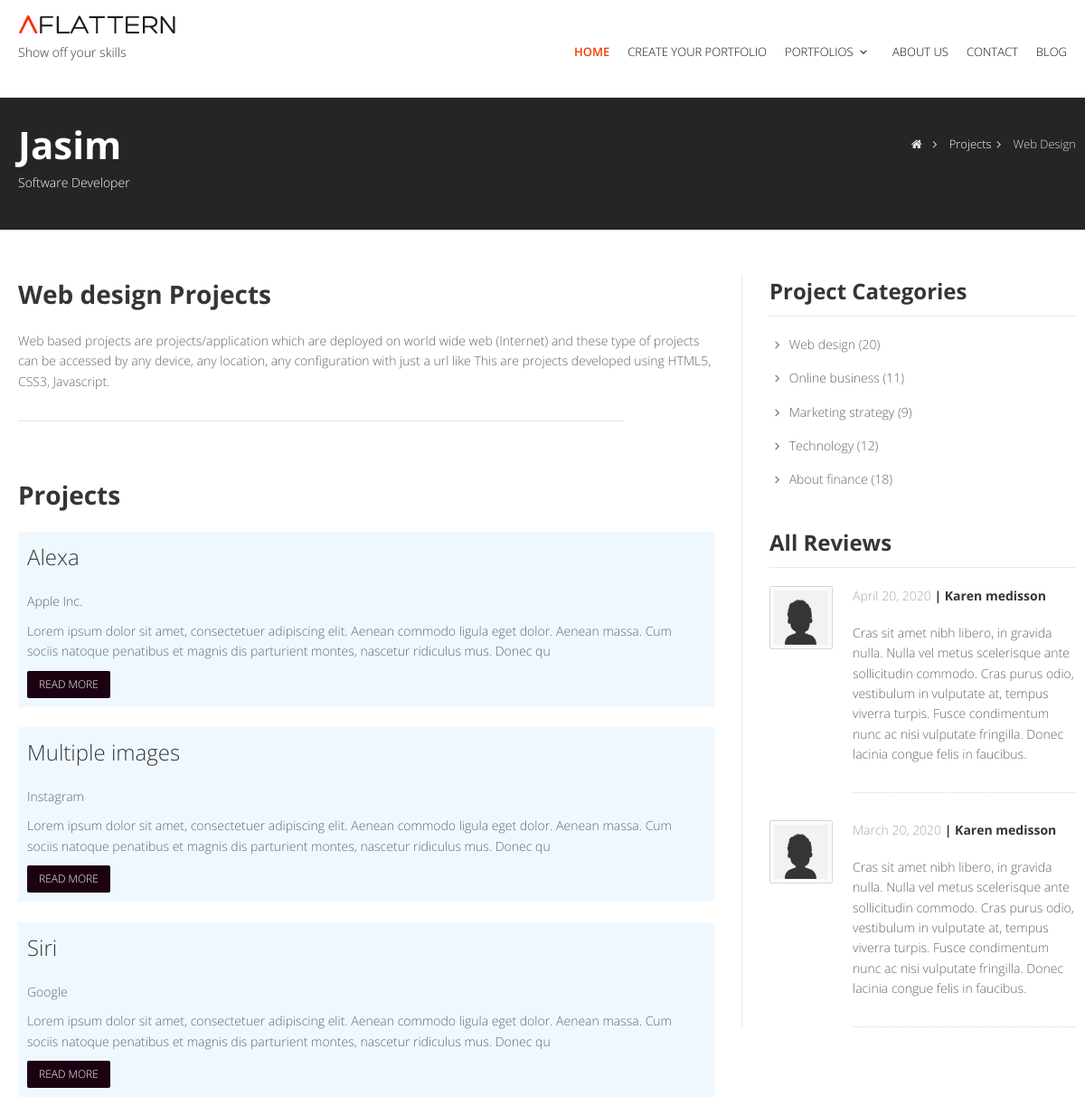
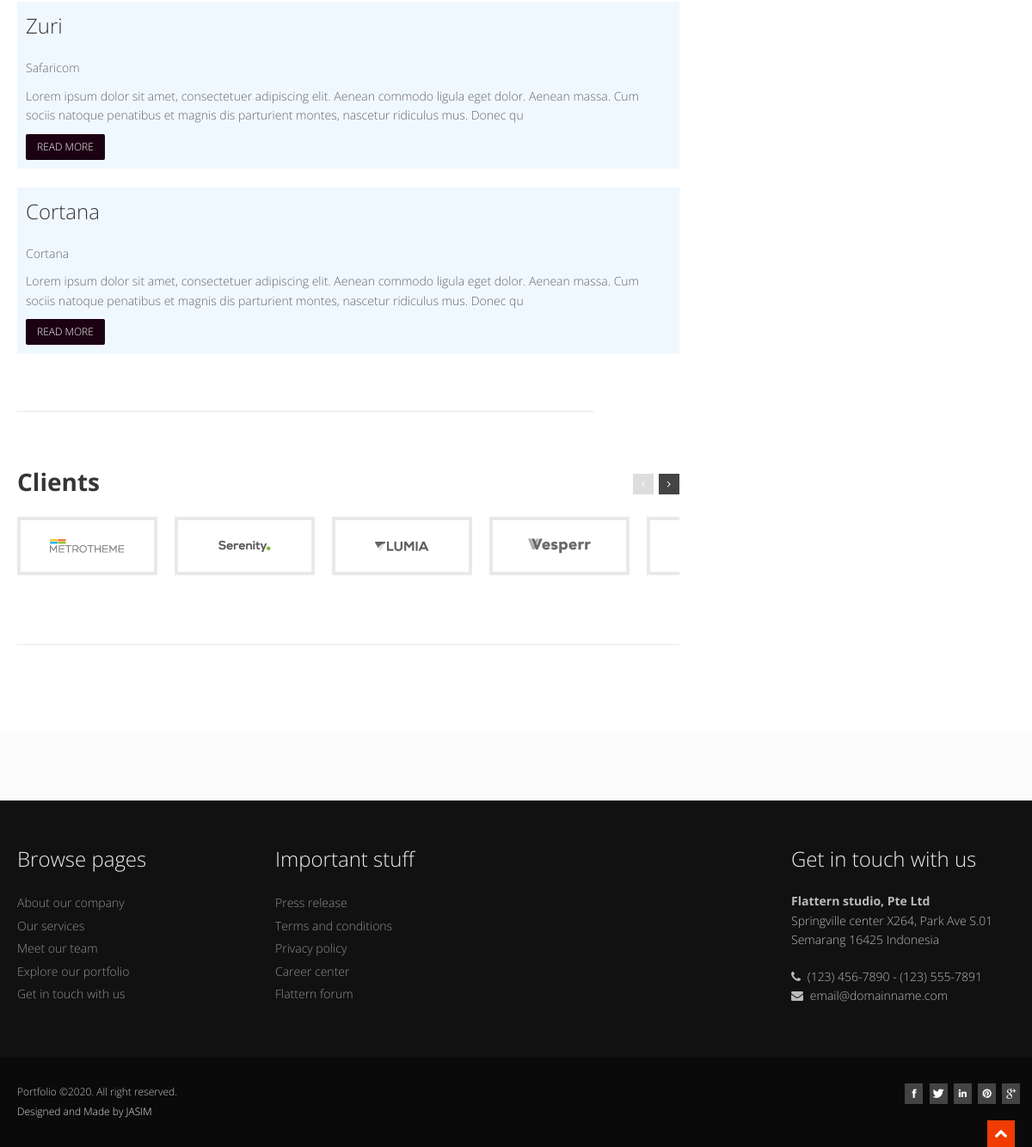
The app's page /project/ with its own data (2 pictures, top to bottom).
### jasim/models.py (models this page shows, shortened)
class Project(models.Model):
    added_by = models.ForeignKey(
        MyUser, on_delete=models.CASCADE, null=True, related_name="projects")
    category = models.ForeignKey(
        Category, on_delete=models.CASCADE, null=True, related_name='categories')
    title = models.CharField(max_length=100)
    description = models.TextField()
    created_on = models.DateField()
    duration = models.CharField(max_length=100)
    client_website = models.CharField(max_length=100)
    client_name = models.CharField(max_length=100)
    client_email = models.CharField(max_length=100)
    project_url = models.CharField(max_length=100)
    class Meta:
        ordering = ['-created_on']

### jasim/views.py (the view)
# urls.py: path('project/', views.ProjectList.as_view(), name='project'),
class ProjectList(ListView):
    queryset = Project.objects.all().order_by('-created_on')
    template_name = 'project.html'

### jasim/templates/project.html (shortened to what this page needs)
{% extends 'base.html' %}
{% load static %}
{% block content %}
<section id="inner-headline">
    <div class="container">
      <div class="row">
        <div class="span4">
          <div class="inner-heading">
            <h2><b>Jasim</b></h2>
            <p>Software Developer<b></b></p>
          </div>
        </div>
        <div class="span8">
          <ul class="breadcrumb">
            <li><a href="#"><i class="icon-home"></i></a><i class="icon-angle-right"></i></li>
            <li><a href="{% url 'project' %}">Projects</a><i class="icon-angle-right"></i></li>
            <li class="active">Web Design</li>
          </ul>
        </div>
      </div>
    </div>
  </section>
  <section id="content">
    <div class="container">
      <div class="row">
        <div class="span8">
          <article>
            <h4><b>Web design Projects</b></h4>
            <p>
              Web based projects are projects/application which are deployed on world wide web (Internet) and these type of projects can be accessed by any device, any location, any configuration with just a url like <www class="google com"></www>This are projects developed using HTML5, CSS3, Javascript.
            </p>
            <br>
            <div class="row">
              <div class="span7">
                <div class="solidline">
                </div>
              </div>
            </div>
            <h4><b>Projects</b></h4>
              {% if project_list%}
              {% for project in project_list %}
              <div class="card-body" style="background-color: aliceblue; padding: 10px;">
                <h5  class="card-title">{{ project.title }}</a></h5>
                <p class=" text-muted">{{project.client_name}}</p>
                <p class="card-text ">{{project.description|slice:":200"}}</p>
                <a href="{% url 'detail' project.id %}" class="btn btn-primary">Read More</a>
            </div>
            <br>
            {% endfor %}
            {% else %}
            <h4>There are no projects at the moment</h4>
            {% endif %}
            <div class="row">
              <div class="span7">
                <br>
                <br>
                <div class="solidline">
                </div>
              </div>
            </div>
            <div class="row">
              <div class="span8">
                <h4><strong>Clients</strong></h4>
                <ul id="mycarousel" class="jcarousel-skin-tango recent-jcarousel clients">
                  <li>
                    <a href="#">
              <img src="{% static 'img/dummies/clients/client1.png' %}" class="client-logo" alt="" />
              </a>
                  </li>
                  <li>
                    <a href="#">
              <img src="{% static 'img/dummies/clients/client2.png' %}" class="client-logo" alt="" />
              </a>
                  </li>
                  <li>
                    <a href="#">
              <img src="{% static 'img/dummies/clients/client3.png' %}" class="client-logo" alt="" />
              </a>
                  </li>
                  <li>
                    <a href="#">
              <img src="{% static 'img/dummies/clients/client4.png' %}" class="client-logo" alt="" />
              </a>
                  </li>
                  <li>
                    <a href="#">
              <img src="{% static 'img/dummies/clients/client5.png' %}" class="client-logo" alt="" />
              </a>
                  </li>
                </ul>
              </div>
            </div>
            <div class="solidline">
          </article>
        </div>
        <div class="span4">
          <aside class="right-sidebar">
            <div class="widget">
              <h5 class="widgetheading"><b>Project Categories</b></h5>
              <ul class="cat">
                <li><i class="icon-angle-right"></i><a href="#">Web design</a><span> (20)</span></li>
                <li><i class="icon-angle-right"></i><a href="#">Online business</a><span> (11)</span></li>
                <li><i class="icon-angle-right"></i><a href="#">Marketing strategy</a><span> (9)</span></li>
                <li><i class="icon-angle-right"></i><a href="#">Technology</a><span> (12)</span></li>
                <li><i class="icon-angle-right"></i><a href="#">About finance</a><span> (18)</span></li>
              </ul>
            </div>
            <div class="widget">
              <h5 class="widgetheading"><b>All Reviews</b></h5>
              <div class="media">
              <a href="#" class="thumbnail pull-left"><img src="{% static 'img/avatar.png' %}" alt="" /></a>
              <div class="media-body">
                <div class="media-content">
                  <h6><span>April 20, 2020</span> | Karen medisson</h6>
                  <p>
                    Cras sit amet nibh libero, in gravida nulla. Nulla vel metus scelerisque ante sollicitudin commodo. Cras purus odio, vestibulum in vulputate at, tempus viverra turpis. Fusce condimentum nunc ac nisi vulputate fringilla. Donec lacinia congue felis in faucibus.
                  </p>
                </div>
              </div>
            </div>
            <div class="media">
              <a href="#" class="thumbnail pull-left"><img src="{% static 'img/avatar.png' %}" alt="" /></a>
              <div class="media-body">
                <div class="media-content">
                  <h6><span>March 20, 2020</span> |  Karen medisson</h6>
                  <p>
                    Cras sit amet nibh libero, in gravida nulla. Nulla vel metus scelerisque ante sollicitudin commodo. Cras purus odio, vestibulum in vulputate at, tempus viverra turpis. Fusce condimentum nunc ac nisi vulputate fringilla. Donec lacinia congue felis in faucibus.
                  </p>
                </div>
              </div>
            </div>
            </div>
          </aside>
        </div>
      </div>
    </div>
  </section>
{% endblock %}

### jasim/static/css/jcarousel.css (style rules this page uses)
.jcarousel-skin-tango li { position:relative; float:left; margin:0; width:auto; padding:0; }
.jcarousel-skin-tango .jcarousel-item { margin-left: 0; margin-right: 20px; margin-bottom: 0; }

### jasim/static/css/style.css (style rules this page uses)
body { font-family: 'Open Sans', Arial, sans-serif; font-size: 14px; font-weight: 300; line-height: 1.6em; color: #656565; }
.container { padding: 0 20px 0 20px; position: relative; }
.row, .row-fluid { margin-bottom: 30px; }
.row .row, .row-fluid .row-fluid { margin-bottom: 30px; }
#content { position: relative; background: #fff; padding: 50px 0 0 0; }
#content img { max-width: 100%; height: auto; }
#inner-headline { background: #252525; position: relative; margin: 0; padding: 0; color: #fefefe; }
#inner-headline .inner-heading h2 { color: #fff; margin: 20px 0 0 0; }
#inner-headline ul.breadcrumb { margin: 30px 0 0; float: right; }
#inner-headline ul.breadcrumb li { margin-bottom: 0; padding-bottom: 0; }
#inner-headline ul.breadcrumb li { font-size: 13px; color: #ddd; }
#inner-headline ul.breadcrumb li i { color: #dedede; }
#inner-headline ul.breadcrumb li a { color: #fff; }
.widgetheading { width: 100%; padding: 0; }
aside .widgetheading { position: relative; border-bottom: #e9e9e9 1px solid; padding-bottom: 9px; }
ul.clients { list-style: none; float: left; width: 100%; margin: 0; padding: 0; }
ul.clients li { position: relative; float: left; width: 155px; margin: 0; border: 4px solid #e9e9e9; }
ul.clients li img { margin: 0; opacity: 0.8; }
article { float: left; width: 100%; margin-bottom: 40px; }
.media-content { overflow: hidden; margin-left: 12px; border-bottom: 1px dotted #d5d5d5; padding-bottom: 20px; }
.media-content h6 { font-size: 14px; font-weight: 700; }
.media-content span { color: #a9a9a9; font-size: 14px; font-weight: 300; }
aside { position: relative; margin-bottom: 40px; }
.right-sidebar { border-left: 1px solid #e9e9e9; padding: 0 0 0 30px; -webkit-box-shadow: inset 1px 0 0 0 rgba(0, 0, 0, .01); box-shadow: inset 1px 0 0 0 rgba(0, 0, 0, .01); }
aside .widget { margin-bottom: 40px; }
ul.cat, ul.recent, ul.folio-detail, ul.contact-info { margin: 0; padding: 0; list-style: none; }
ul.cat li, ul.recent li, ul.folio-detail li, ul.contact-info li { margin: 0 0 15px 0; list-style: none; }
ul.cat li a, ul.folio-detail li a { color: #656565; }
.solidline { border-top: 1px solid #e6e6e6; margin: 0 0 30px; }

### jasim/static/skins/default.css (style rules this page uses)
a, a:hover,a:focus,a:active, footer a.text-link:hover, strike, footer ul.link-list li a:hover, .post-meta span a:hover, footer a.text-link, ul.meta-post li a:hover, ul.cat li a:hover, ul.recent li h6 a:hover, ul.portfolio-categ li.active a, ul.portfolio-categ li.active a:hover, ul.portfolio-categ li a:hover,ul.related-post li h4 a:hover, span.highlight,article .post-heading h3 a:hover, .navbar .nav > .active > a,.navbar .nav > .active > a:hover,.navbar .nav > li > a:hover,.navbar .nav > li > a:focus,.navbar .nav > .active > a:focus, .validation { color:#F03C02; }

### jasim/static/css/overwrite.css (style rules this page uses)
h1, h2, h3, h4, h5, h6 { font-family: 'Open Sans', sans-serif; color:#353535; font-weight:300; line-height:1.5em; margin-top:0; }
h2 { font-size:42px; margin-bottom:22px; }
h4 { font-size:28px; margin-bottom:20px; }
h5 { font-size:24px; margin-bottom:20px; }
h6 { font-size:22px; margin-bottom:20px; }
h1 strong,h2 strong,h3 strong,h4 strong,h5 strong,h6 strong { font-weight:700; }
.widget h4,.widget h5 { font-weight:300; margin-bottom:20px; }
ul, ol { padding: 0; margin: 0 0 10px 25px; }
li { line-height: 1.6em; }
.media { margin-top: 0; margin-bottom: 30px; }
.media-body { position:relative; }
.btn { font-size: 12px; text-transform:uppercase; text-shadow: none; background-image:none; border-color: none; border-bottom-color: none; -webkit-box-shadow: none; -moz-box-shadow: none; box-shadow: none; }
.btn { outline:0; -webkit-border-radius: 2px; -moz-border-radius: 2px; border-radius: 2px; }
a.btn,.btn:focus { outline:0; }
.btn-primary { outline:0; background: #1C0113; }
.breadcrumb { float:left; padding:10px 0 10px 0; margin:0; list-style: none; background: none; -webkit-border-radius: 0; -moz-border-radius: 0; border-radius: 0; }
.breadcrumb > li { display: inline-block; *display: inline; text-shadow: none; font-size:12px; *zoom: 1; margin:0; }
.breadcrumb > .active { color: #797979; }
.thumbnail { background:#fbfbfb; border: 1px solid #d5d5d5; -webkit-border-radius: 2px; -moz-border-radius: 2px; border-radius: 2px; -webkit-box-shadow: none; -moz-box-shadow: none; box-shadow: none; }

### records on screen
Project: title "Alexa", client_name "Apple Inc.", description "Lorem ipsum dolor sit amet, consectetuer adipiscing elit. Aenean commodo ligula eget dolor. Aenean massa. Cum sociis natoque penatibus et magnis dis parturient montes, nascetur ridiculus mus. Donec qu"
Project: title "Multiple images", client_name "Instagram", description "Lorem ipsum dolor sit amet, consectetuer adipiscing elit. Aenean commodo ligula eget dolor. Aenean massa. Cum sociis natoque penatibus et magnis dis parturient montes, nascetur ridiculus mus. Donec qu"
Project: title "Siri", client_name "Google", description "Lorem ipsum dolor sit amet, consectetuer adipiscing elit. Aenean commodo ligula eget dolor. Aenean massa. Cum sociis natoque penatibus et magnis dis parturient montes, nascetur ridiculus mus. Donec qu"
Project: title "Zuri", client_name "Safaricom", description "Lorem ipsum dolor sit amet, consectetuer adipiscing elit. Aenean commodo ligula eget dolor. Aenean massa. Cum sociis natoque penatibus et magnis dis parturient montes, nascetur ridiculus mus. Donec qu"
Project: title "Cortana", client_name "Cortana", description "Lorem ipsum dolor sit amet, consectetuer adipiscing elit. Aenean commodo ligula eget dolor. Aenean massa. Cum sociis natoque penatibus et magnis dis parturient montes, nascetur ridiculus mus. Donec qu"
